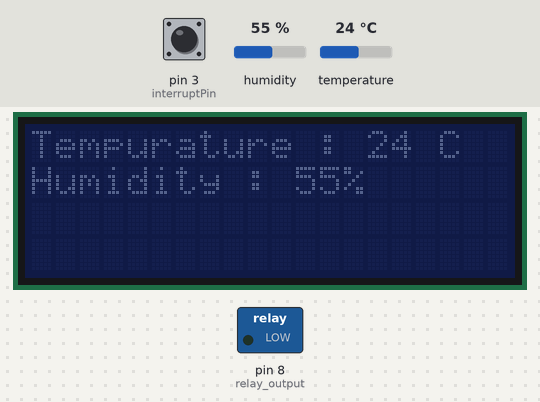
This sketch was run on a simulated Arduino Uno, built with avr-gcc and run on an emulated ATmega328P. Parts: 20×4 character LCD, switched loads named in the sketch (green lamp = pin HIGH). The inputs (shaded band) are chosen by the test bench; at power-on: pin 3 (interruptPin) HIGH, humidity 55 %, temperature 24 °C. What the sketch prints to the serial monitor is not drawn.

Above: at 1.2 s.
1.3 s: pin 3 (interruptPin) pulled LOW for 0.7 s
At 2.5 s:
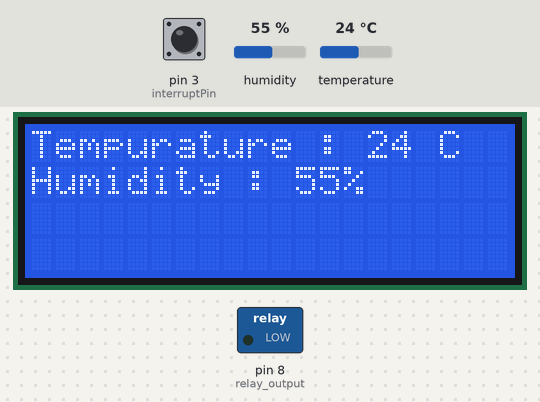
5.1 s: humidity set to 63 %
At 7.6 s:
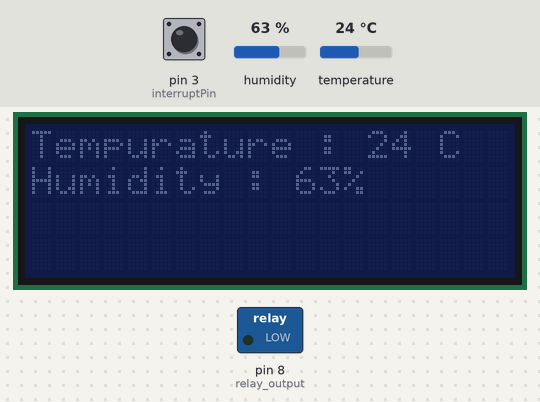
8.2 s: humidity set to 66 %
At 10.1 s:
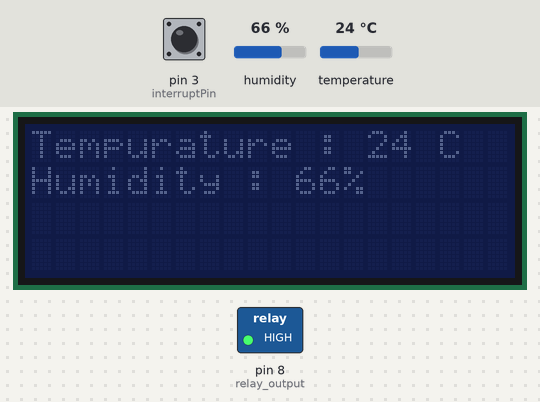
10.4 s: pin 3 (interruptPin) pulled LOW for 1 s
At 11.4 s:
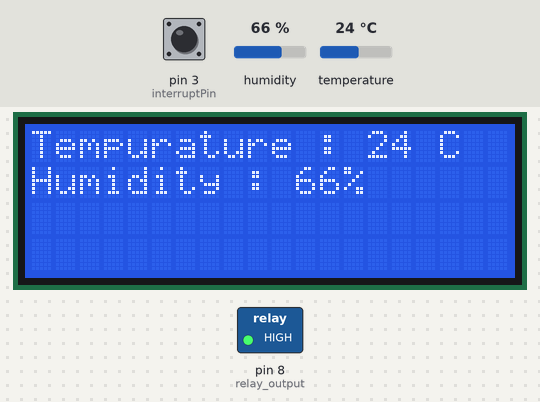
14.5 s: temperature set to 12 °C
At 16.6 s:
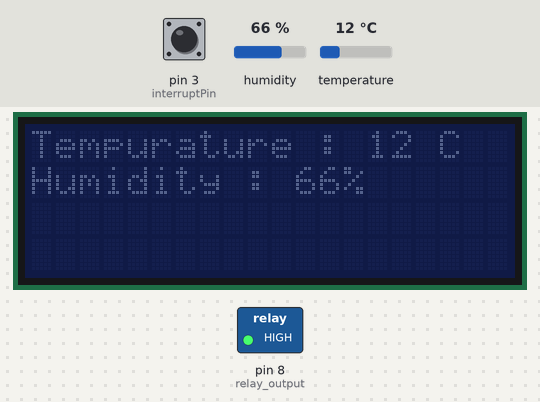
17.6 s: temperature set to 19 °C
Timing chart, 0 to 20.6 s (numbered marks = the images above; inputs shaded):
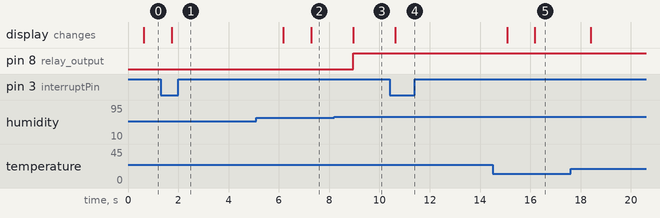

Measured:
- the behaviour switches between 64 and 65 % on humidity (found by bisection; images 2 and 3)
- after the input at 1.3 s, the display: changes after 0.43 s (image 1)
- after the input at 5.1 s, the display: first changes after 1.1 s (image 2 shows a later state)
- after the input at 8.2 s, pin 8 (relay_output): LOW → HIGH after 0.76 s; the display: changes after 0.76 s (image 3)
- after the input at 10.4 s, the display: changes after 0.23 s (image 4)
- after the input at 14.5 s, the display: first changes after 0.57 s (image 5 shows a later state)

The sketch:

dte_greenhouse_moniter_program.ino
```cpp
/*
 * This program runs the control box for the greenhouse moniter
 * and toggles as reley when specific conditions are met
 * It reads in the dht sensor and
 * displays the sensor readings on a simple 2 line Alphanumeric LED display
 * Uses an interupt to toggle the display backlight when a button is pressed
 */

//include the libarys that are required
#include <Wire.h>
#include <LiquidCrystal_I2C.h> //led display
#include <DHT11.h> //temp and humidity sensor

// set up the LCD display to 0x27 for a 16 chars and 2 line display
LiquidCrystal_I2C lcd(0x27,20,4);

//set the port for the temp and humidity sensor
DHT11 dht11(2);

//set variables for interupt
const int interruptPin = 3;
bool ledbacklight = LOW;
unsigned long buttonLastPressed = 0;

//set variables for customisation of threshholds
//test values
int MIN_THEP = 22;
int MAX_TEMP = 24;
int MIN_HUMID = 65;
int MAX_HUMID = 70;
bool RequireTempThreshhold = false;
bool RequireHumidThreshhold = true;

void setup()
{
  // initialize the lcd display
  lcd.init();
  lcd.backlight();
  lcd.setCursor(3,0);

  //set the serial port for debugging
  Serial.begin(9600);
  pinMode(8, OUTPUT); //relay output

  //atatch an interupt for toggling the backlight
  pinMode(interruptPin, INPUT_PULLUP);
  attachInterrupt(digitalPinToInterrupt(interruptPin),enableBacklight, FALLING);
  lcd.noBacklight();
}

//This method is used to toggle the backlight on attached to an interupt
void enableBacklight()
{
ledbacklight = true;
buttonLastPressed = abs(millis());
}


void loop()
{
    //declare constants and variables
    const int humidityLimit = 42; //placeholder limit value
    const int temperatureLimit = 23; //placeholder limit value
    int temperature = 0;
    int humidity = 0;

    //Read the temperature and humidity
    int result = dht11.readTemperatureHumidity(temperature, humidity);

    //change the backlight
    if (ledbacklight)
    {
    lcd.backlight();
    }else
    {
    lcd.noBacklight();
    }

    //turn off the backlight after a delay
    if ((millis() > buttonLastPressed + 5000))
    {
    Serial.println("Time out: backlight off");
    ledbacklight = false;
    }

    // Check and display the results of the readings.
    if (result == 0) {
        //serial print the temp and humidity for debugging
        Serial.print("Temperature: ");
        Serial.print(temperature);
        Serial.print(" °C\tHumidity: ");
        Serial.print(humidity);
        Serial.println(" %");

         //draw the output on the LCD
         lcd.setCursor(0,0);
         lcd.print("Tempurature : ");
         lcd.print(temperature);
         lcd.print(" C");
         lcd.setCursor(0,1);
         lcd.print("Humidity : ");
         lcd.print(humidity);
         lcd.print("%");

      //check if the relay should be turned on or off
       bool ConditionsMet = (!RequireTempThreshhold || (temperature >= MIN_THEP && temperature <= MAX_TEMP)) && (!RequireHumidThreshhold || (humidity >= MIN_HUMID && humidity <= MAX_HUMID));

        //toggle the relay
        if (ConditionsMet)
        {
          digitalWrite(8, HIGH);
        } else
        {
          digitalWrite(8, LOW);
        }
    } else {
        // Print error message for sensor
        Serial.println(DHT11::getErrorString(result));
    }
}
```
